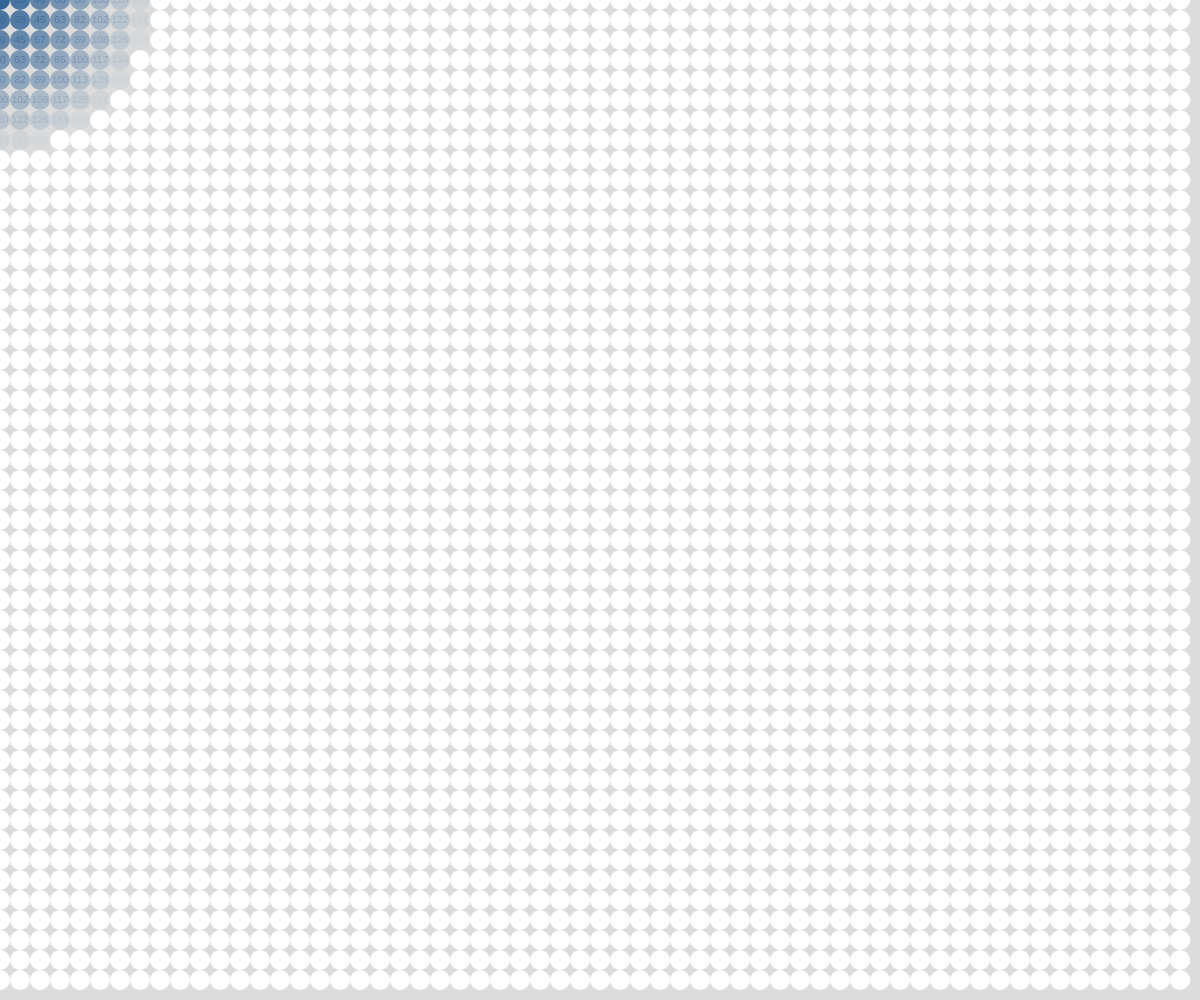
Frame 1 (no input)
Frame 60 (no input): identical to frame 1, image omitted
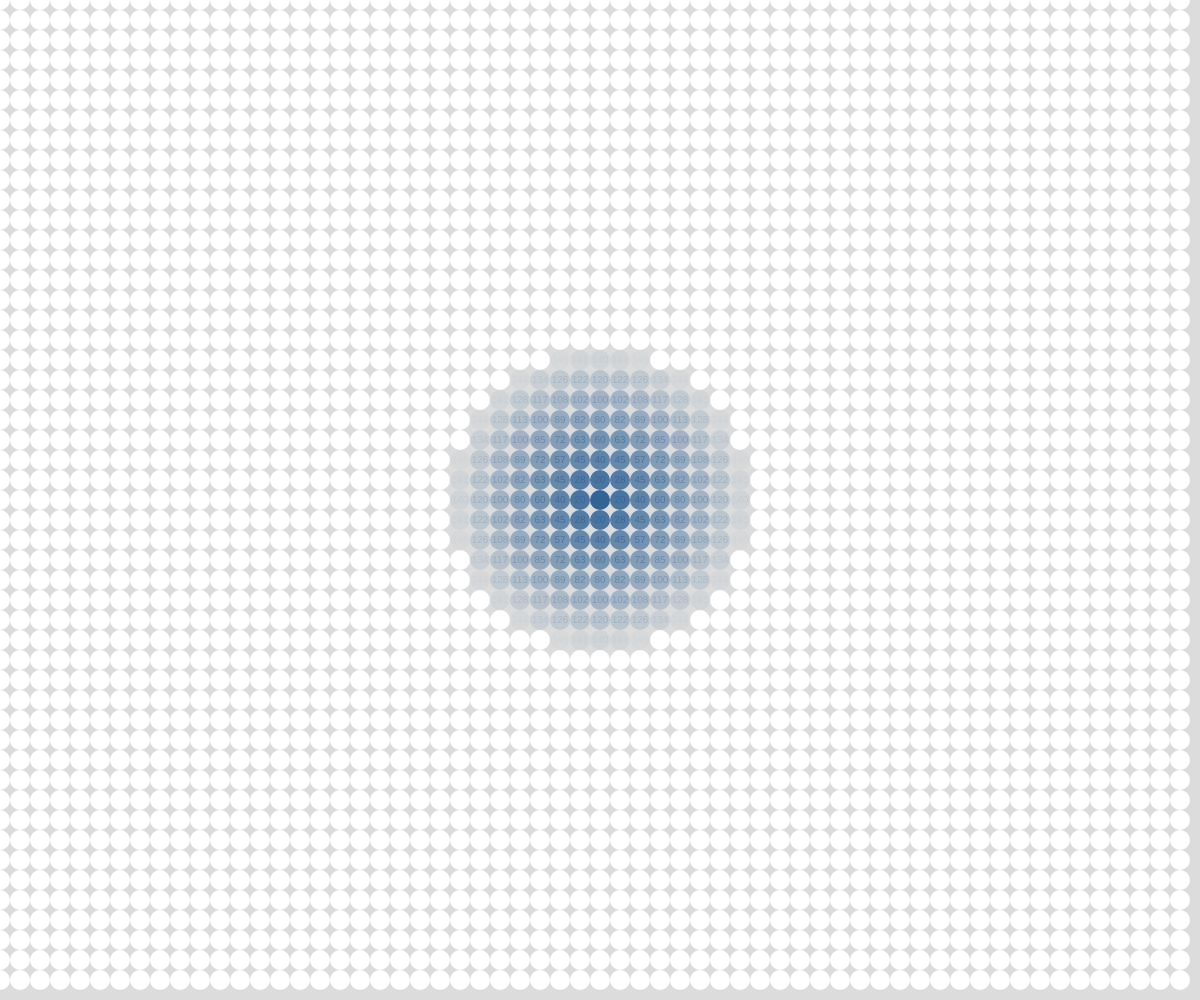
Frame 120 (the mouse pressed at the canvas centre since frame 60)

The p5.js sketch that drew these frames (run headless with seeded random() and noise() and a simulated clock; from frame 60 on, the mouse is pressed at the canvas centre):

// p5.js sketch
// ── sketch.js
// Drawing with nested loops
// Fahad Hussain
// 7-3-2025

let gridSpacing = 20;

function setup() {
  createCanvas(windowWidth, windowHeight);
  loopReview();
}

function draw() {
  background(220);
  renderGrid();
}

function roundedDist(x1, y1, x2,y2){
  // take  2 coordinate points and return
  // the distance between, but rounded
  let a = abs(x1-x2);
  let b = abs(y1-y2);
  let c = sqrt(sq(a) + sq(b));
  return round(c);
}

function renderGrid(){
  // use  nested loop to draw objects in a grid arrangement
  for(let x=0; x<width; x+=gridSpacing){
    for(let y=0; y<height; y+=gridSpacing){
      let d = roundedDist(x,y, mouseX, mouseY);
      //set fill value based on the proximity to the mouse
      let alpha = map(d, 0, 150, 255, 0);
      if(d < 150){
        fill(50, 100, 150, alpha); noStroke();

      }
      else{
        fill(255)
      }
      circle(x,y,gridSpacing);
      textAlign(CENTER, CENTER);
      textSize(10);
      text(d, x, y);
    }
  }
}

function loopReview(){
  //quickly recap single and nested loops
  for (let x=0; x<=40; x = x+20){ //x: 0 20 40
    for(let y = 0; y<=40; y=y+20){ //y: 0 20 40
      print(x,y);
    }
  }
}
